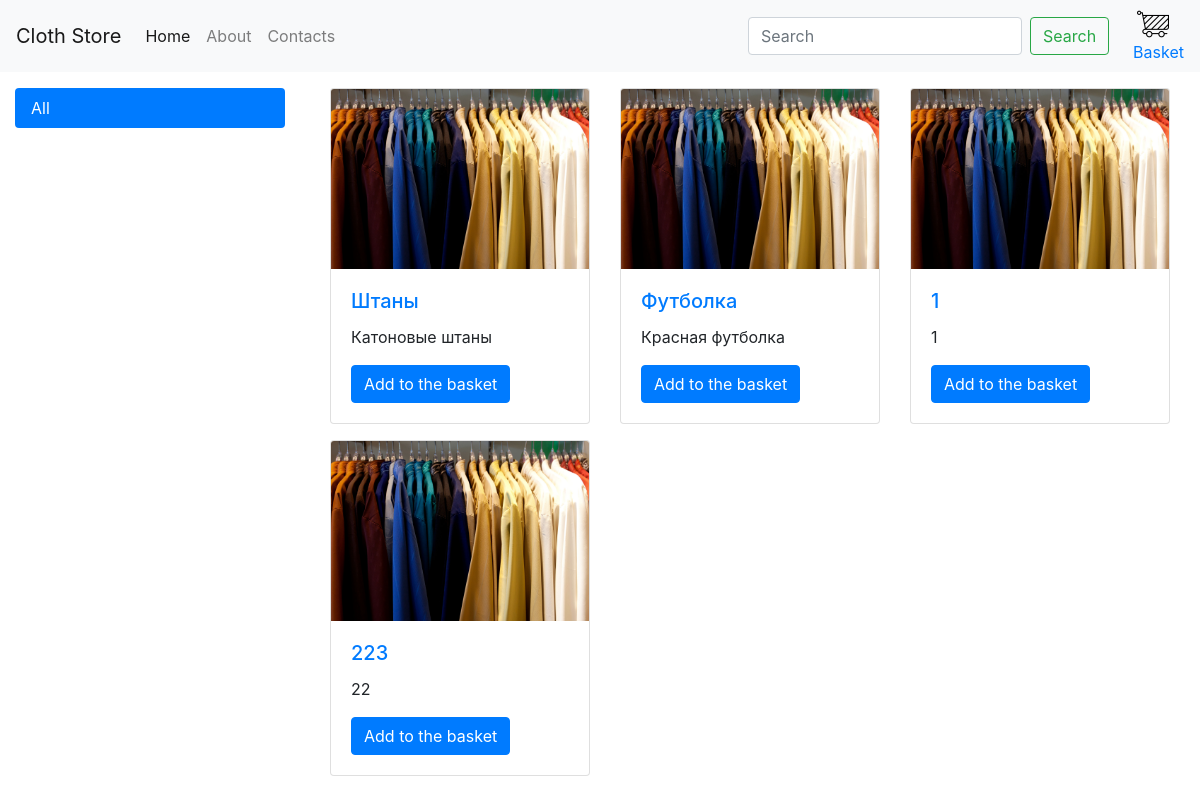
Before: / with the older database file.
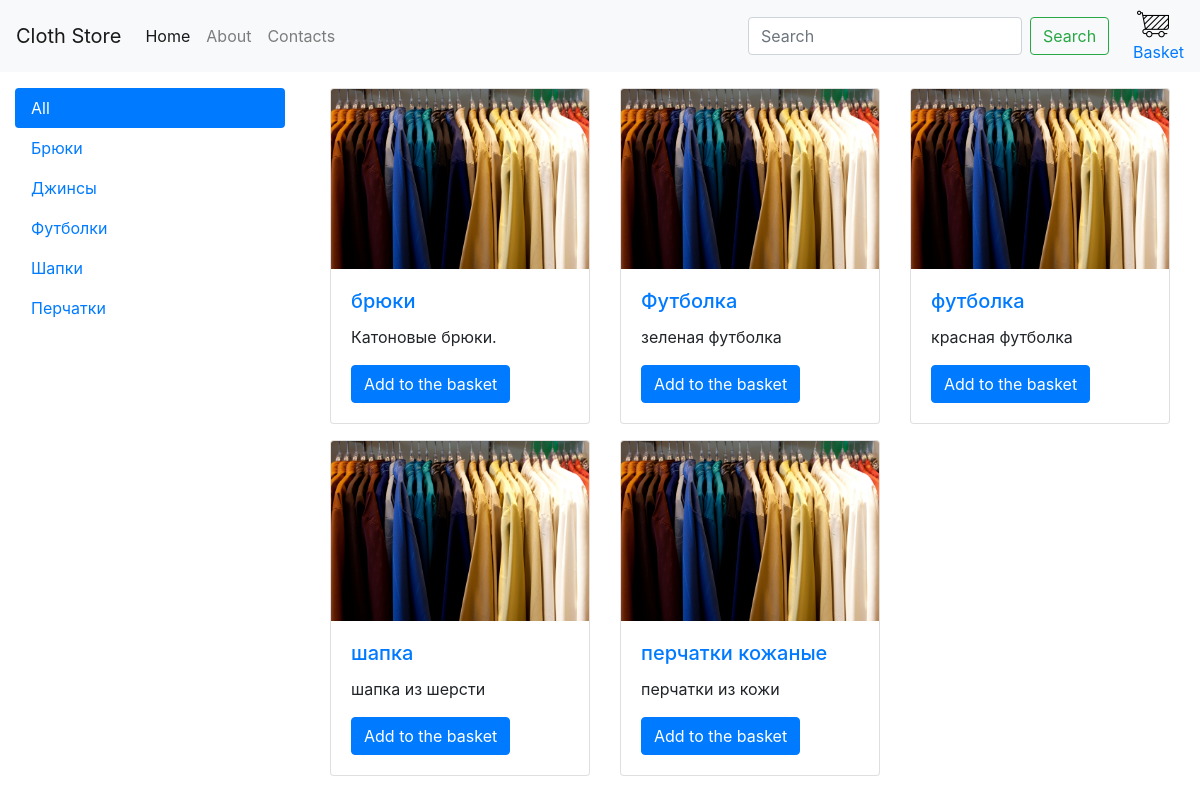
After: the same page with the newer database file.
### tables this page shows
CREATE TABLE `products` (
  `id` int(11) NOT NULL,
  `title` varchar(255) NOT NULL,
  `description` text NOT NULL,
  `content` text NOT NULL,
  `category_id` int(11) NOT NULL,
  `image` varchar(255) NOT NULL
);

CREATE TABLE `category` (
  `id` int(11) NOT NULL,
  `title` varchar(255) NOT NULL
);

### parts/product-card.php (the view)
<div class="col-4 mb-3">
	<div class="card">
		<a href="product.php?id=<?php echo $product["id"] ?>">
			<img src="img/1.jpg" class="card-img-top" alt="...">
		</a>
		<div class="card-body">
			<a href="product.php?id=<?php echo $product["id"] ?>" class="text-decoration-none">
				<h5 class="card-title"><?php echo $product["title"] ?></h5>
			</a>
			<p class="card-text"><?php echo $product["description"] ?></p>
			<a href="#" class="btn btn-primary">Add to the basket</a>
		</div>
	</div>
</div>

### parts/head.php (shortened to what this page needs)
<!DOCTYPE html>
<html lang="en">
<head>
	<link rel="stylesheet" type="text/css" href="/assets/style/style.css">
	<link rel="stylesheet" href="/bootstrap/css/bootstrap.min.css">
</head>
<body>
<nav class="navbar navbar-expand-lg navbar-light bg-light">
  <a class="navbar-brand" href="#">Cloth Store</a>
  <div class="collapse navbar-collapse" id="navbarSupportedContent">
    <ul class="navbar-nav mr-auto">
      <li class="nav-item <?php if($page == "home"){ echo "active"; }?>">
        <a class="nav-link" href="/">Home </a>
      </li>
      <li class="nav-item <?php if($page == "about"){ echo "active"; }?>">
        <a class="nav-link" href="/pages/about.php">About</a>
      </li>
      <li class="nav-item <?php if($page == "contacts"){ echo "active"; }?>">
        <a class="nav-link" href="/pages/contacts.php">Contacts</a>
      </li>
    </ul>
    <form class="form-inline my-2 my-lg-0">
      <input class="form-control mr-sm-2" type="search" placeholder="Search" aria-label="Search">
      <button class="btn btn-outline-success my-2 my-sm-0" type="submit">Search</button>
    </form>
	<div class="my-lg-0 ml-4">
		<a class="no-text-decoration grey-link" href="#">
			<img src="/img/basket.png" class=" ml-1" alt="..." style="width:32px;">
			<div class="cart-item">
				<span class="display-6">Basket</span>
			</div>
		</a>
	</div>
  </div>
</nav>
<div class="container-fluid pt-3">
	<div class="row">
		<div class="col-3">
		<?php
			include $_SERVER['DOCUMENT_ROOT'] . "/parts/category-nav.php";
		?>
		</div>
		<div class="col-9">
			<div class="container">

### parts/category-nav.php
<div class="nav flex-column nav-pills" id="v-pills-tab" role="tablist" aria-orientation="vertical">
	<?php
	$categorySql = "SELECT * FROM category";
	$categoryResult = $connect -> query($categorySql);
	if(isset($_GET["id"])){
		echo "<a class='nav-link' href='/'>All</a>";
	}else{
		echo "<a class='nav-link active' href='/'>All</a>";
	}
	while($category = mysqli_fetch_assoc($categoryResult)){
		if(isset($_GET["id"]) && $_GET["id"] == $category["id"]){
			echo "<a class='nav-link active' href='/category.php?id=" . $category["id"] . "'>" . $category["title"] . "</a>";
		}else{
			echo "<a class='nav-link' href='/category.php?id=" . $category["id"] . "'>" . $category["title"] . "</a>";
		}
	}
	?>
</div>

### index.php
<?php
$page = "home";
include "configs/db.php";
include "parts/head.php";
?>
<div class="row">
	<?php
	$productSql = "SELECT * FROM products";
	$productResult = $connect -> query($productSql);
	while($product = mysqli_fetch_assoc($productResult)){
		include "parts/product-card.php";
	}
	?>
</div>
<?php
include "parts/footer.php";
?>

### parts/footer.php (shortened to what this page needs)
			</div>
		</div>
	</div>
</div>
</body>
</html>

### assets/style/style.css (style rules this page uses)
.card-img-top { width: 100%; height: 15vw; object-fit: cover; }

Changed rows visible on the page:
removed products: title "1", description "1"
removed products: title "223", description "22"
added category: title "Брюки"
added category: title "Джинсы"
added category: title "Футболки"
added category: title "Шапки"
added category: title "Перчатки"
changed products: title "Штаны" → "брюки"; description "Катоновые штаны" → "Катоновые брюки."
changed products "Футболка": description "Красная футболка" → "зеленая футболка"
added products: title "футболка", description "красная футболка"
added products: title "шапка", description "шапка из шерсти"
added products: title "перчатки кожаные", description "перчатки из кожи"
